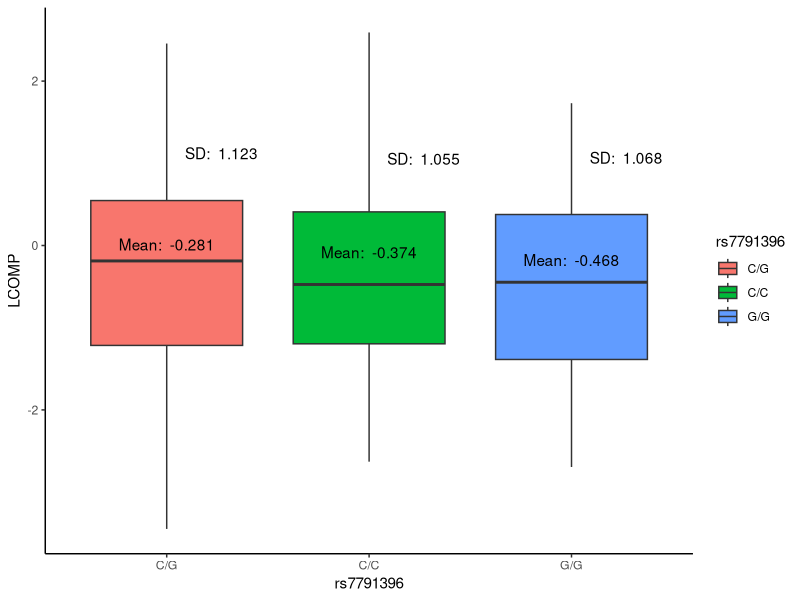
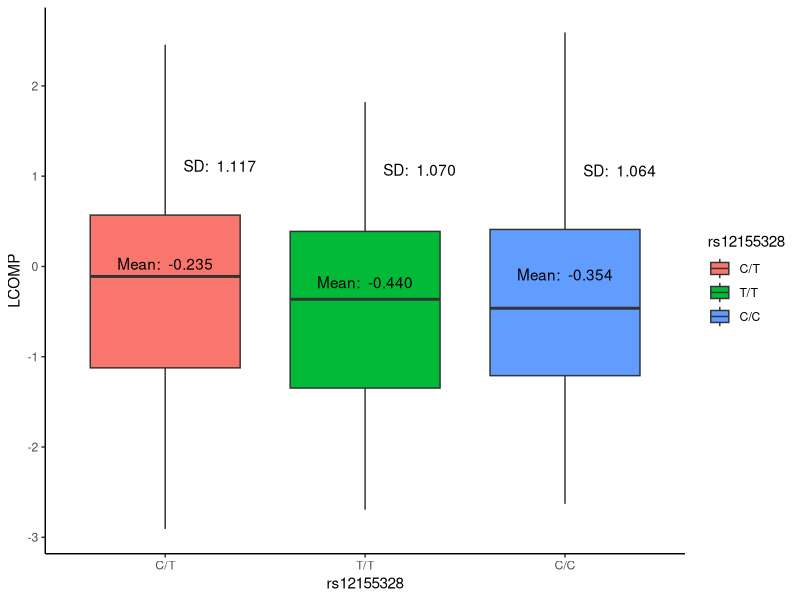
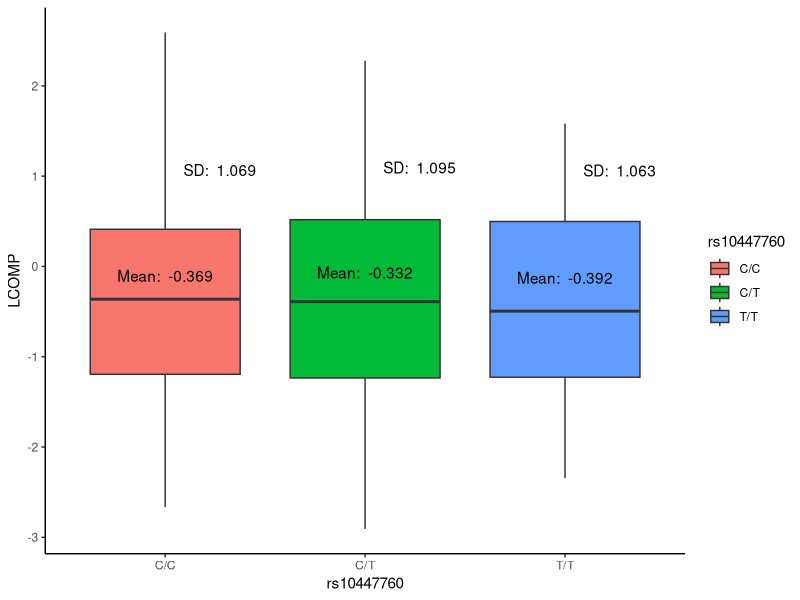
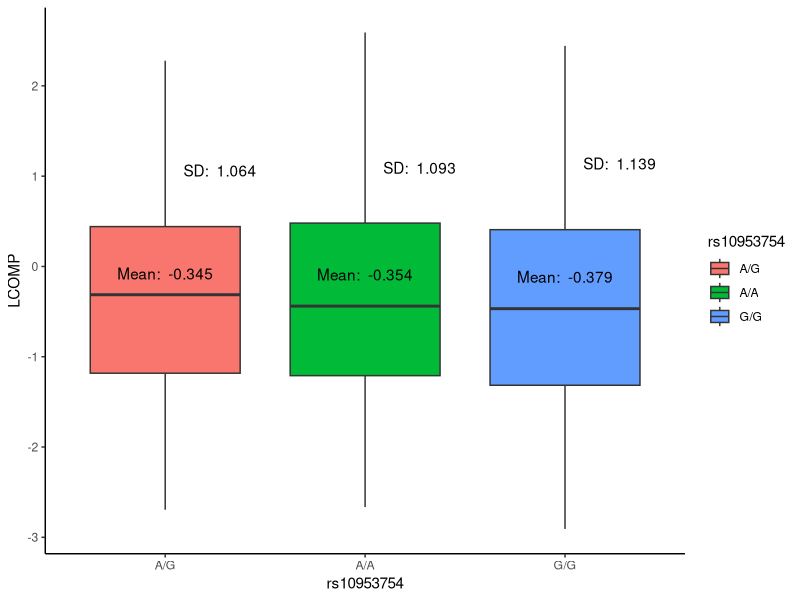
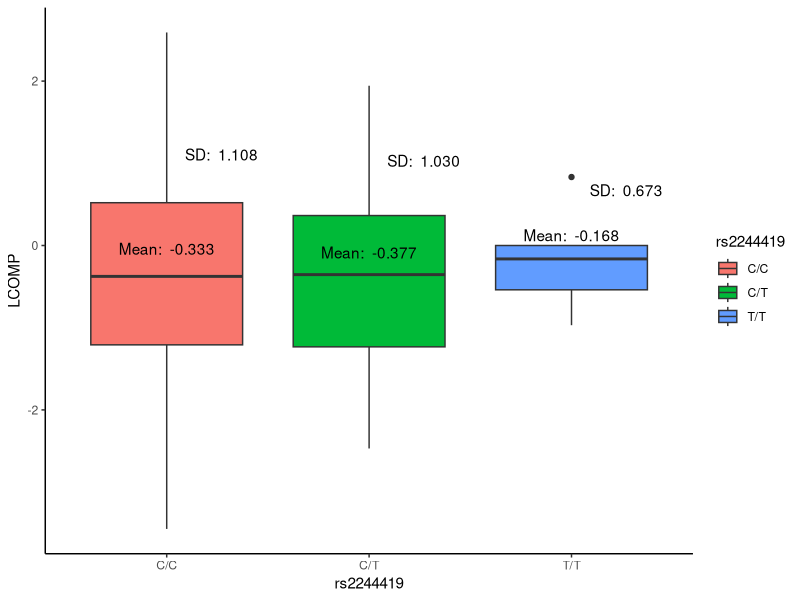
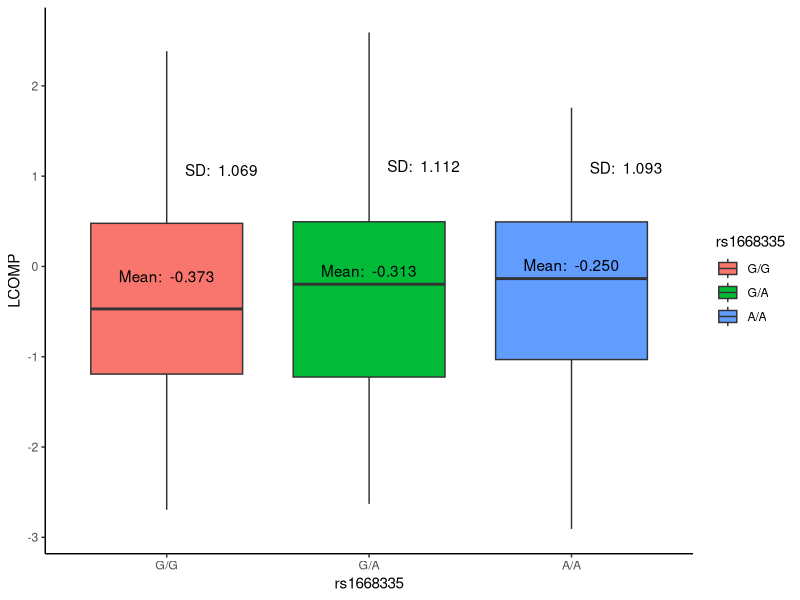
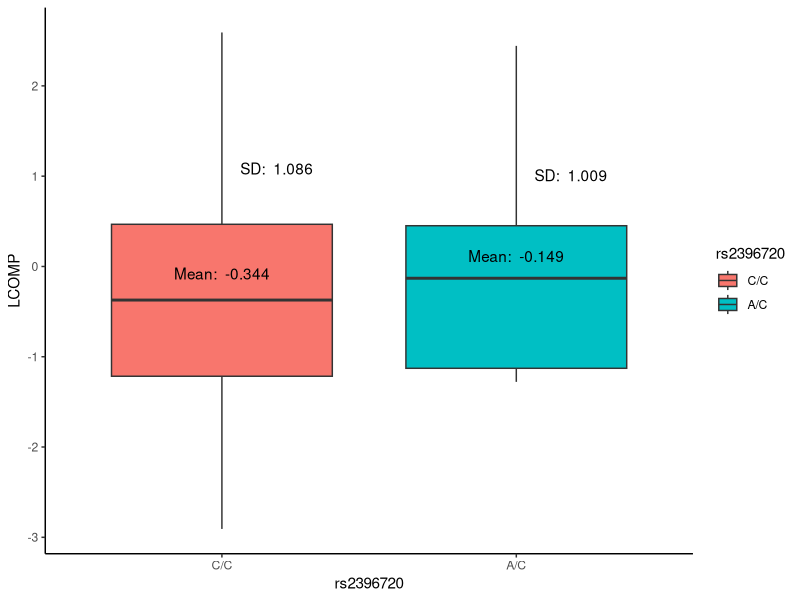
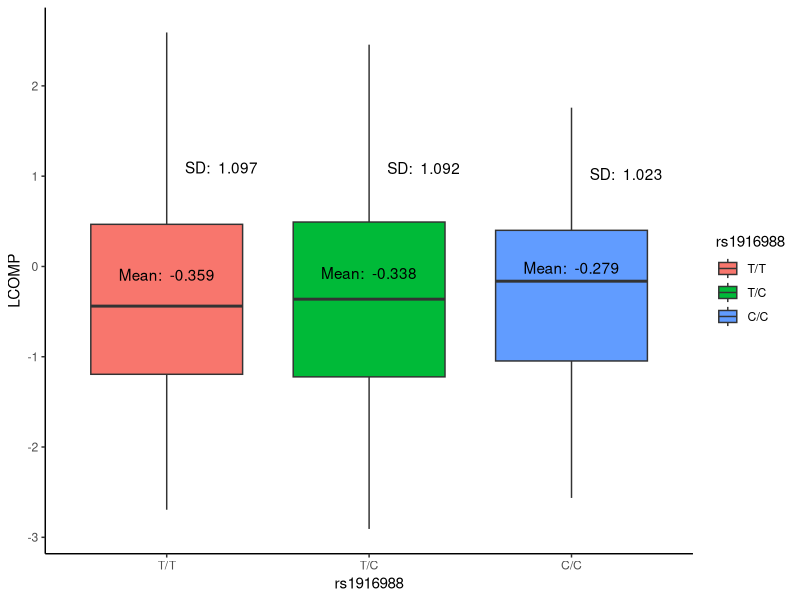

These charts were generated, in order, by the following R code:
## ---- chunk 1
library(tidyverse)
library(skimr)
## ---- chunk 2
elvs <- read_csv(here::here("data", "tidy_elvs.csv"))
elvs <- elvs %>% mutate(rs1916988 = as_factor(rs1916988))
iowa <- read_csv(here::here("data", "tidy_iowa.csv"))
iowa <- iowa %>% mutate_at(vars(starts_with("rs")), funs( as_factor(.)))
## ---- chunk 3

test <- iowa %>% select(LCOMP,rs7791396) %>% filter( rs7791396 != '0/0')

sumar <- test %>% group_by(rs7791396) %>% summarize(
  mean(LCOMP),
  sd(LCOMP),
  n() 
  ) 
#test %>% group_by(rs7791396) %>% skim()
mean <- sumar %>% pull('mean(LCOMP)')
sd <- sumar %>% pull('sd(LCOMP)')
n <- sumar %>% pull('n()')

(paste('Mean: ', mean, ' SD: ', sd, ' n: ', n))

test_mod <- lm(LCOMP~ rs7791396 , data=test)
# str(summary(test_mod)) #Look in here to find parse
rsq <- summary(test_mod)$r.squared[1]

(paste('R Squared: ' , rsq ))

#summary(str(anova(test_mod)))

F_stat <- anova(test_mod)$'F value'[1]

(paste('F statistic: ' , F_stat))

p_val <- anova(test_mod)$'Pr(>F)'[1]

(paste('P value: ' , p_val))
  
fun_mean <-  function(x){
  return(data.frame(y=mean(x),label=paste( 'Mean: ',formatC(mean(x,na.rm=T), digits =3, format='f'))))
}

fun_sd <-  function(x){
  return(data.frame(y=sd(x),label=paste( 'SD: ',formatC(sd(x,na.rm=T), digits =3, format='f'))))
}

fun_n <-  function(x){
  return(data.frame(y=mean(x),label=paste( 'Mean: ',formatC(mean(x), digits =3, format='f'))))
}


test %>% ggplot(aes(x=rs7791396,y= LCOMP)) + 
  geom_boxplot(aes(fill=rs7791396))  +
  stat_summary(fun.data = fun_mean, geom='text',vjust=-1.5) +
  stat_summary(fun.data = fun_sd, geom='text',hjust=-.25) +
  theme_classic()
  
ggsave('rs7791396.png')

## ---- chunk 4

test <- iowa %>% select(LCOMP,rs12155328) %>% filter( rs12155328 != '0/0')

sumar <- test %>% group_by(rs12155328) %>% summarize(
  mean(LCOMP),
  sd(LCOMP),
  n() 
  ) 
#test %>% group_by(rs7791396) %>% skim()
mean <- sumar %>% pull('mean(LCOMP)')
sd <- sumar %>% pull('sd(LCOMP)')
n <- sumar %>% pull('n()')
(paste('Mean: ', mean, ' SD: ', sd, ' n: ', n))


test_mod <- lm(LCOMP~ rs12155328 , data=test)
# str(summary(test_mod)) #Look in here to find parse
rsq <- summary(test_mod)$r.squared[1]

(paste('R Squared: ' , rsq ))

#summary(str(anova(test_mod)))

F_stat <- anova(test_mod)$'F value'[1]

(paste('F statistic: ' , F_stat))

p_val <- anova(test_mod)$'Pr(>F)'[1]

(paste('P value: ' , p_val))
  
fun_mean <-  function(x){
  return(data.frame(y=mean(x),label=paste( 'Mean: ',formatC(mean(x,na.rm=T), digits =3, format='f'))))
}

fun_sd <-  function(x){
  return(data.frame(y=sd(x),label=paste( 'SD: ',formatC(sd(x,na.rm=T), digits =3, format='f'))))
}

fun_n <-  function(x){
  return(data.frame(y=mean(x),label=paste( 'Mean: ',formatC(mean(x), digits =3, format='f'))))
}


test %>% ggplot(aes(x=rs12155328,y= LCOMP)) + 
  geom_boxplot(aes(fill=rs12155328))  +
  stat_summary(fun.data = fun_mean, geom='text',vjust=-1.5) +
  stat_summary(fun.data = fun_sd, geom='text',hjust=-.25) +
  theme_classic()
  
ggsave('rs12155328.png')

## ---- chunk 5

test <- iowa %>% select(LCOMP,rs10447760) %>% filter( rs10447760 != '0/0')

sumar <- test %>% group_by(rs10447760) %>% summarize(
  mean(LCOMP),
  sd(LCOMP),
  n() 
  ) 
#test %>% group_by(rs7791396) %>% skim()
mean <- sumar %>% pull('mean(LCOMP)')
sd <- sumar %>% pull('sd(LCOMP)')
n <- sumar %>% pull('n()')
(paste('Mean: ', mean, ' SD: ', sd, ' n: ', n))


test_mod <- lm(LCOMP~ rs10447760 , data=test)
# str(summary(test_mod)) #Look in here to find parse
rsq <- summary(test_mod)$r.squared[1]

(paste('R Squared: ' , rsq ))

#summary(str(anova(test_mod)))

F_stat <- anova(test_mod)$'F value'[1]

(paste('F statistic: ' , F_stat))

p_val <- anova(test_mod)$'Pr(>F)'[1]

(paste('P value: ' , p_val))
  
fun_mean <-  function(x){
  return(data.frame(y=mean(x),label=paste( 'Mean: ',formatC(mean(x,na.rm=T), digits =3, format='f'))))
}

fun_sd <-  function(x){
  return(data.frame(y=sd(x),label=paste( 'SD: ',formatC(sd(x,na.rm=T), digits =3, format='f'))))
}

fun_n <-  function(x){
  return(data.frame(y=mean(x),label=paste( 'Mean: ',formatC(mean(x), digits =3, format='f'))))
}


test %>% ggplot(aes(x=rs10447760,y= LCOMP)) + 
  geom_boxplot(aes(fill=rs10447760))  +
  stat_summary(fun.data = fun_mean, geom='text',vjust=-1.5) +
  stat_summary(fun.data = fun_sd, geom='text',hjust=-.25) +
  theme_classic()
  
ggsave('rs10447760.png')

## ---- chunk 6

test <- iowa %>% select(LCOMP,rs10953754) %>% filter( rs10953754 != '0/0')

sumar <- test %>% group_by(rs10953754) %>% summarize(
  mean(LCOMP),
  sd(LCOMP),
  n() 
  ) 
#test %>% group_by(rs7791396) %>% skim()
mean <- sumar %>% pull('mean(LCOMP)')
sd <- sumar %>% pull('sd(LCOMP)')
n <- sumar %>% pull('n()')
(paste('Mean: ', mean, ' SD: ', sd, ' n: ', n))


test_mod <- lm(LCOMP~ rs10953754 , data=test)
# str(summary(test_mod)) #Look in here to find parse
rsq <- summary(test_mod)$r.squared[1]

(paste('R Squared: ' , rsq ))

#summary(str(anova(test_mod)))

F_stat <- anova(test_mod)$'F value'[1]

(paste('F statistic: ' , F_stat))

p_val <- anova(test_mod)$'Pr(>F)'[1]

(paste('P value: ' , p_val))
  
fun_mean <-  function(x){
  return(data.frame(y=mean(x),label=paste( 'Mean: ',formatC(mean(x,na.rm=T), digits =3, format='f'))))
}

fun_sd <-  function(x){
  return(data.frame(y=sd(x),label=paste( 'SD: ',formatC(sd(x,na.rm=T), digits =3, format='f'))))
}

fun_n <-  function(x){
  return(data.frame(y=mean(x),label=paste( 'Mean: ',formatC(mean(x), digits =3, format='f'))))
}


test %>% ggplot(aes(x=rs10953754,y= LCOMP)) + 
  geom_boxplot(aes(fill=rs10953754))  +
  stat_summary(fun.data = fun_mean, geom='text',vjust=-1.5) +
  stat_summary(fun.data = fun_sd, geom='text',hjust=-.25) +
  theme_classic()
  
ggsave('rs10953754.png')

## ---- chunk 7

test <- iowa %>% select(LCOMP,rs2244419) %>% filter( rs2244419 != '0/0')

sumar <- test %>% group_by(rs2244419) %>% summarize(
  mean(LCOMP),
  sd(LCOMP),
  n() 
  ) 
#test %>% group_by(rs7791396) %>% skim()
mean <- sumar %>% pull('mean(LCOMP)')
sd <- sumar %>% pull('sd(LCOMP)')
n <- sumar %>% pull('n()')
(paste('Mean: ', mean, ' SD: ', sd, ' n: ', n))


test_mod <- lm(LCOMP~ rs2244419 , data=test)
# str(summary(test_mod)) #Look in here to find parse
rsq <- summary(test_mod)$r.squared[1]

(paste('R Squared: ' , rsq ))

#summary(str(anova(test_mod)))

F_stat <- anova(test_mod)$'F value'[1]

(paste('F statistic: ' , F_stat))

p_val <- anova(test_mod)$'Pr(>F)'[1]

(paste('P value: ' , p_val))
  
fun_mean <-  function(x){
  return(data.frame(y=mean(x),label=paste( 'Mean: ',formatC(mean(x,na.rm=T), digits =3, format='f'))))
}

fun_sd <-  function(x){
  return(data.frame(y=sd(x),label=paste( 'SD: ',formatC(sd(x,na.rm=T), digits =3, format='f'))))
}

fun_n <-  function(x){
  return(data.frame(y=mean(x),label=paste( 'Mean: ',formatC(mean(x), digits =3, format='f'))))
}


test %>% ggplot(aes(x=rs2244419,y= LCOMP)) + 
  geom_boxplot(aes(fill=rs2244419))  +
  stat_summary(fun.data = fun_mean, geom='text',vjust=-1.5) +
  stat_summary(fun.data = fun_sd, geom='text',hjust=-.25) +
  theme_classic()
  
ggsave('rs2244419.png')

## ---- chunk 8

test <- iowa %>% select(LCOMP,rs1668335) %>% filter( rs1668335 != '0/0')

sumar <- test %>% group_by(rs1668335) %>% summarize(
  mean(LCOMP),
  sd(LCOMP),
  n() 
  ) 
#test %>% group_by(rs7791396) %>% skim()
mean <- sumar %>% pull('mean(LCOMP)')
sd <- sumar %>% pull('sd(LCOMP)')
n <- sumar %>% pull('n()')
(paste('Mean: ', mean, ' SD: ', sd, ' n: ', n))


test_mod <- lm(LCOMP~ rs1668335 , data=test)
# str(summary(test_mod)) #Look in here to find parse
rsq <- summary(test_mod)$r.squared[1]

(paste('R Squared: ' , rsq ))

#summary(str(anova(test_mod)))

F_stat <- anova(test_mod)$'F value'[1]

(paste('F statistic: ' , F_stat))

p_val <- anova(test_mod)$'Pr(>F)'[1]

(paste('P value: ' , p_val))
  
fun_mean <-  function(x){
  return(data.frame(y=mean(x),label=paste( 'Mean: ',formatC(mean(x,na.rm=T), digits =3, format='f'))))
}

fun_sd <-  function(x){
  return(data.frame(y=sd(x),label=paste( 'SD: ',formatC(sd(x,na.rm=T), digits =3, format='f'))))
}

fun_n <-  function(x){
  return(data.frame(y=mean(x),label=paste( 'Mean: ',formatC(mean(x), digits =3, format='f'))))
}


test %>% ggplot(aes(x=rs1668335,y= LCOMP)) + 
  geom_boxplot(aes(fill=rs1668335))  +
  stat_summary(fun.data = fun_mean, geom='text',vjust=-1.5) +
  stat_summary(fun.data = fun_sd, geom='text',hjust=-.25) +
  theme_classic()
  
ggsave('rs1668335.png')

## ---- chunk 9

test <- iowa %>% select(LCOMP,rs2396720) %>% filter( rs2396720 != '0/0')

sumar <- test %>% group_by(rs2396720) %>% summarize(
  mean(LCOMP),
  sd(LCOMP),
  n() 
  ) 
#test %>% group_by(rs7791396) %>% skim()
mean <- sumar %>% pull('mean(LCOMP)')
sd <- sumar %>% pull('sd(LCOMP)')
n <- sumar %>% pull('n()')
(paste('Mean: ', mean, ' SD: ', sd, ' n: ', n))


test_mod <- lm(LCOMP~ rs2396720 , data=test)
# str(summary(test_mod)) #Look in here to find parse
rsq <- summary(test_mod)$r.squared[1]

(paste('R Squared: ' , rsq ))

#summary(str(anova(test_mod)))

F_stat <- anova(test_mod)$'F value'[1]

(paste('F statistic: ' , F_stat))

p_val <- anova(test_mod)$'Pr(>F)'[1]

(paste('P value: ' , p_val))
  
fun_mean <-  function(x){
  return(data.frame(y=mean(x),label=paste( 'Mean: ',formatC(mean(x,na.rm=T), digits =3, format='f'))))
}

fun_sd <-  function(x){
  return(data.frame(y=sd(x),label=paste( 'SD: ',formatC(sd(x,na.rm=T), digits =3, format='f'))))
}

fun_n <-  function(x){
  return(data.frame(y=mean(x),label=paste( 'Mean: ',formatC(mean(x), digits =3, format='f'))))
}


test %>% ggplot(aes(x=rs2396720,y= LCOMP)) + 
  geom_boxplot(aes(fill=rs2396720))  +
  stat_summary(fun.data = fun_mean, geom='text',vjust=-1.5) +
  stat_summary(fun.data = fun_sd, geom='text',hjust=-.25) +
  theme_classic()
  
ggsave('rs2396720.png')

## ---- chunk 10

test <- iowa %>% select(LCOMP,rs1916988) %>% filter( rs1916988 != '0/0')

sumar <- test %>% group_by(rs1916988) %>% summarize(
  mean(LCOMP),
  sd(LCOMP),
  n() 
  ) 
#test %>% group_by(rs7791396) %>% skim()
mean <- sumar %>% pull('mean(LCOMP)')
sd <- sumar %>% pull('sd(LCOMP)')
n <- sumar %>% pull('n()')
(paste('Mean: ', mean, ' SD: ', sd, ' n: ', n))


test_mod <- lm(LCOMP~ rs1916988 , data=test)
# str(summary(test_mod)) #Look in here to find parse
rsq <- summary(test_mod)$r.squared[1]

(paste('R Squared: ' , rsq ))

#summary(str(anova(test_mod)))

F_stat <- anova(test_mod)$'F value'[1]

(paste('F statistic: ' , F_stat))

p_val <- anova(test_mod)$'Pr(>F)'[1]

(paste('P value: ' , p_val))
  
fun_mean <-  function(x){
  return(data.frame(y=mean(x),label=paste( 'Mean: ',formatC(mean(x,na.rm=T), digits =3, format='f'))))
}

fun_sd <-  function(x){
  return(data.frame(y=sd(x),label=paste( 'SD: ',formatC(sd(x,na.rm=T), digits =3, format='f'))))
}

fun_n <-  function(x){
  return(data.frame(y=mean(x),label=paste( 'Mean: ',formatC(mean(x), digits =3, format='f'))))
}


test %>% ggplot(aes(x=rs1916988,y= LCOMP)) + 
  geom_boxplot(aes(fill=rs1916988))  +
  stat_summary(fun.data = fun_mean, geom='text',vjust=-1.5) +
  stat_summary(fun.data = fun_sd, geom='text',hjust=-.25) +
  theme_classic()
  
ggsave('rs1916988.png')

## ---- chunk 11

test <- iowa %>% select(LCOMP,rs11505922) %>% filter( rs11505922 != '0/0')

sumar <- test %>% group_by(rs11505922) %>% summarize(
  mean(LCOMP),
  sd(LCOMP),
  n() 
  ) 
#test %>% group_by(rs7791396) %>% skim()
mean <- sumar %>% pull('mean(LCOMP)')
sd <- sumar %>% pull('sd(LCOMP)')
n <- sumar %>% pull('n()')
(paste('Mean: ', mean, ' SD: ', sd, ' n: ', n))


test_mod <- lm(LCOMP~ rs11505922 , data=test)
# str(summary(test_mod)) #Look in here to find parse
rsq <- summary(test_mod)$r.squared[1]

(paste('R Squared: ' , rsq ))

#summary(str(anova(test_mod)))

F_stat <- anova(test_mod)$'F value'[1]

(paste('F statistic: ' , F_stat))

p_val <- anova(test_mod)$'Pr(>F)'[1]

(paste('P value: ' , p_val))
  
fun_mean <-  function(x){
  return(data.frame(y=mean(x),label=paste( 'Mean: ',formatC(mean(x,na.rm=T), digits =3, format='f'))))
}

fun_sd <-  function(x){
  return(data.frame(y=sd(x),label=paste( 'SD: ',formatC(sd(x,na.rm=T), digits =3, format='f'))))
}

fun_n <-  function(x){
  return(data.frame(y=mean(x),label=paste( 'Mean: ',formatC(mean(x), digits =3, format='f'))))
}


test %>% ggplot(aes(x=rs11505922,y= LCOMP)) + 
  geom_boxplot(aes(fill=rs11505922))  +
  stat_summary(fun.data = fun_mean, geom='text',vjust=-1.5) +
  stat_summary(fun.data = fun_sd, geom='text',hjust=-.25) +
  theme_classic()
  
ggsave('rs11505922.png')

## ---- chunk 12

test <- iowa %>% select(LCOMP,rs7785701) %>% filter( rs7785701 != '0/0')

sumar <- test %>% group_by(rs7785701) %>% summarize(
  mean(LCOMP),
  sd(LCOMP),
  n() 
  ) 
#test %>% group_by(rs7791396) %>% skim()
mean <- sumar %>% pull('mean(LCOMP)')
sd <- sumar %>% pull('sd(LCOMP)')
n <- sumar %>% pull('n()')
(paste('Mean: ', mean, ' SD: ', sd, ' n: ', n))


test_mod <- lm(LCOMP~ rs7785701 , data=test)
# str(summary(test_mod)) #Look in here to find parse
rsq <- summary(test_mod)$r.squared[1]

(paste('R Squared: ' , rsq ))

#summary(str(anova(test_mod)))

F_stat <- anova(test_mod)$'F value'[1]

(paste('F statistic: ' , F_stat))

p_val <- anova(test_mod)$'Pr(>F)'[1]

(paste('P value: ' , p_val))
  
fun_mean <-  function(x){
  return(data.frame(y=mean(x),label=paste( 'Mean: ',formatC(mean(x,na.rm=T), digits =3, format='f'))))
}

fun_sd <-  function(x){
  return(data.frame(y=sd(x),label=paste( 'SD: ',formatC(sd(x,na.rm=T), digits =3, format='f'))))
}

fun_n <-  function(x){
  return(data.frame(y=mean(x),label=paste( 'Mean: ',formatC(mean(x), digits =3, format='f'))))
}


test %>% ggplot(aes(x=rs7785701,y= LCOMP)) + 
  geom_boxplot(aes(fill=rs7785701))  +
  stat_summary(fun.data = fun_mean, geom='text',vjust=-1.5) +
  stat_summary(fun.data = fun_sd, geom='text',hjust=-.25) +
  theme_classic()
  
ggsave('rs7785701.png')

## ---- chunk 13

test <- iowa %>% select(LCOMP,rs2106900) %>% filter( rs2106900 != '0/0')

sumar <- test %>% group_by(rs2106900) %>% summarize(
  mean(LCOMP),
  sd(LCOMP),
  n() 
  ) 
#test %>% group_by(rs7791396) %>% skim()
mean <- sumar %>% pull('mean(LCOMP)')
sd <- sumar %>% pull('sd(LCOMP)')
n <- sumar %>% pull('n()')
(paste('Mean: ', mean, ' SD: ', sd, ' n: ', n))


test_mod <- lm(LCOMP~ rs2106900 , data=test)
# str(summary(test_mod)) #Look in here to find parse
rsq <- summary(test_mod)$r.squared[1]

(paste('R Squared: ' , rsq ))

#summary(str(anova(test_mod)))

F_stat <- anova(test_mod)$'F value'[1]

(paste('F statistic: ' , F_stat))

p_val <- anova(test_mod)$'Pr(>F)'[1]

(paste('P value: ' , p_val))
  
fun_mean <-  function(x){
  return(data.frame(y=mean(x),label=paste( 'Mean: ',formatC(mean(x,na.rm=T), digits =3, format='f'))))
}

fun_sd <-  function(x){
  return(data.frame(y=sd(x),label=paste( 'SD: ',formatC(sd(x,na.rm=T), digits =3, format='f'))))
}

fun_n <-  function(x){
  return(data.frame(y=mean(x),label=paste( 'Mean: ',formatC(mean(x), digits =3, format='f'))))
}


test %>% ggplot(aes(x=rs2106900,y= LCOMP)) + 
  geom_boxplot(aes(fill=rs2106900))  +
  stat_summary(fun.data = fun_mean, geom='text',vjust=-1.5) +
  stat_summary(fun.data = fun_sd, geom='text',hjust=-.25) +
  theme_classic()
  
ggsave('rs2106900.png')

## ---- chunk 14

test <- iowa %>% select(LCOMP,rs7799652) %>% filter( rs7799652 != '0/0')

sumar <- test %>% group_by(rs7799652) %>% summarize(
  mean(LCOMP),
  sd(LCOMP),
  n() 
  ) 
#test %>% group_by(rs7791396) %>% skim()
mean <- sumar %>% pull('mean(LCOMP)')
sd <- sumar %>% pull('sd(LCOMP)')
n <- sumar %>% pull('n()')
(paste('Mean: ', mean, ' SD: ', sd, ' n: ', n))


test_mod <- lm(LCOMP~ rs7799652 , data=test)
# str(summary(test_mod)) #Look in here to find parse
rsq <- summary(test_mod)$r.squared[1]

(paste('R Squared: ' , rsq ))

#summary(str(anova(test_mod)))

F_stat <- anova(test_mod)$'F value'[1]

(paste('F statistic: ' , F_stat))

p_val <- anova(test_mod)$'Pr(>F)'[1]

(paste('P value: ' , p_val))
  
fun_mean <-  function(x){
  return(data.frame(y=mean(x),label=paste( 'Mean: ',formatC(mean(x,na.rm=T), digits =3, format='f'))))
}

fun_sd <-  function(x){
  return(data.frame(y=sd(x),label=paste( 'SD: ',formatC(sd(x,na.rm=T), digits =3, format='f'))))
}

fun_n <-  function(x){
  return(data.frame(y=mean(x),label=paste( 'Mean: ',formatC(mean(x), digits =3, format='f'))))
}


test %>% ggplot(aes(x=rs7799652,y= LCOMP)) + 
  geom_boxplot(aes(fill=rs7799652))  +
  stat_summary(fun.data = fun_mean, geom='text',vjust=-1.5) +
  stat_summary(fun.data = fun_sd, geom='text',hjust=-.25) +
  theme_classic()
  
ggsave('rs7799652.png')

## ---- chunk 15

test <- iowa %>% select(LCOMP,rs1005958) %>% filter( rs1005958 != '0/0')

sumar <- test %>% group_by(rs1005958) %>% summarize(
  mean(LCOMP),
  sd(LCOMP),
  n() 
  ) 
#test %>% group_by(rs7791396) %>% skim()
mean <- sumar %>% pull('mean(LCOMP)')
sd <- sumar %>% pull('sd(LCOMP)')
n <- sumar %>% pull('n()')
(paste('Mean: ', mean, ' SD: ', sd, ' n: ', n))


test_mod <- lm(LCOMP~ rs1005958 , data=test)
# str(summary(test_mod)) #Look in here to find parse
rsq <- summary(test_mod)$r.squared[1]

(paste('R Squared: ' , rsq ))

#summary(str(anova(test_mod)))

F_stat <- anova(test_mod)$'F value'[1]

(paste('F statistic: ' , F_stat))

p_val <- anova(test_mod)$'Pr(>F)'[1]

(paste('P value: ' , p_val))
  
fun_mean <-  function(x){
  return(data.frame(y=mean(x),label=paste( 'Mean: ',formatC(mean(x,na.rm=T), digits =3, format='f'))))
}

fun_sd <-  function(x){
  return(data.frame(y=sd(x),label=paste( 'SD: ',formatC(sd(x,na.rm=T), digits =3, format='f'))))
}

fun_n <-  function(x){
  return(data.frame(y=mean(x),label=paste( 'Mean: ',formatC(mean(x), digits =3, format='f'))))
}


test %>% ggplot(aes(x=rs1005958,y= LCOMP)) + 
  geom_boxplot(aes(fill=rs1005958))  +
  stat_summary(fun.data = fun_mean, geom='text',vjust=-1.5) +
  stat_summary(fun.data = fun_sd, geom='text',hjust=-.25) +
  theme_classic()
  
ggsave('rs1005958.png')

